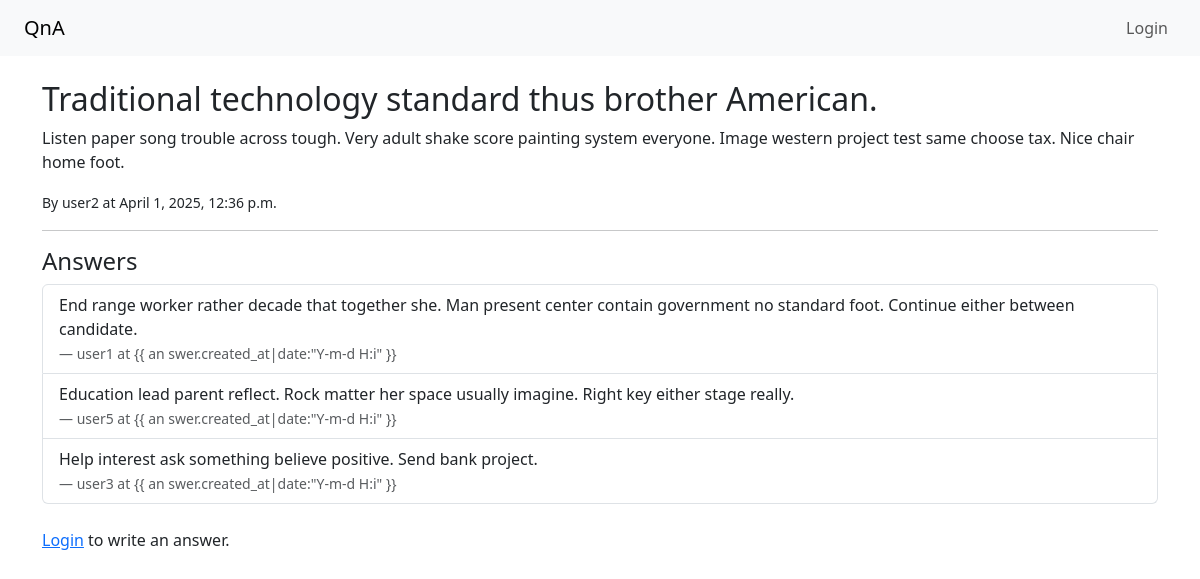
Page /quesztion/10/ on the committed database.
### qa/models.py (models this page shows, shortened)
class Question(models.Model):
    title = models.CharField(max_length=200)
    content = models.TextField()
    author = models.ForeignKey(User, on_delete=models.CASCADE)
    created_at = models.DateTimeField(auto_now_add=True)

class Answer(models.Model):
    question = models.ForeignKey(Question, on_delete=models.CASCADE, related_name='answers')
    content = models.TextField()
    author = models.ForeignKey(User, on_delete=models.CASCADE)
    created_at = models.DateTimeField(auto_now_add=True)

### qa/views.py (the view, shortened to what this page needs)
# urls.py: path('quesztion/<int:pk>/', views.question_detail, name='question_detail'),
def question_detail(request, pk):
    question = get_object_or_404(Question, pk=pk)
    return render(request, 'qa/question_detail.html', {'question':question})

### qa/templates/qa/question_detail.html
{% extends 'qa/base.html' %}
{% block content %}
<h2>{{ question.title }}</h2>
<p>{{ question.content }}</p>
<p><small>By {{ question.author.username }} at {{ question.created_at }}
</small></p>
<hr>
<h4>Answers</h4>
<ul class="list-group mb-4">
    {% for answer in question.answers.all %}
        <li class="list-group-item">
        {{ answer.content }}<br>
        <small class="text-muted">— {{ answer.author.username }} at {{ an
        swer.created_at|date:"Y-m-d H:i" }}</small>
        </li>
    {% empty %}
        <li class="list-group-item">No answers yet.</li>
    {% endfor %}
</ul>
{% if user.is_authenticated %}
<h5>Write an Answer</h5>
<form method="post">
 {% csrf_token %}
    <div class="mb-3">
    <textarea name="content" class="form-control" rows="4" placeholder
    ="Write your answer here..."></textarea>
    </div>
    <button type="submit" class="btn btn-success">Submit Answer</butto
    n>
</form>
{% else %}
<p><a href="{% url 'login' %}">Login</a> to write an answer.</p>
{% endif %}
{% endblock %}

### rows in the picture
Question: title "Traditional technology standard thus brother American.", content "Listen paper song trouble across tough. Very adult shake score painting system everyone. Image western project test same choose tax. Nice chair home foot.", author.username "user2", created_at "April 1, 2025, 12:36 p.m."
Answer: content "End range worker rather decade that together she. Man present center contain government no standard foot. Continue either between candidate.", author.username "user1"
Answer: content "Education lead parent reflect. Rock matter her space usually imagine. Right key either stage really.", author.username "user5"
Answer: content "Help interest ask something believe positive. Send bank project.", author.username "user3"
